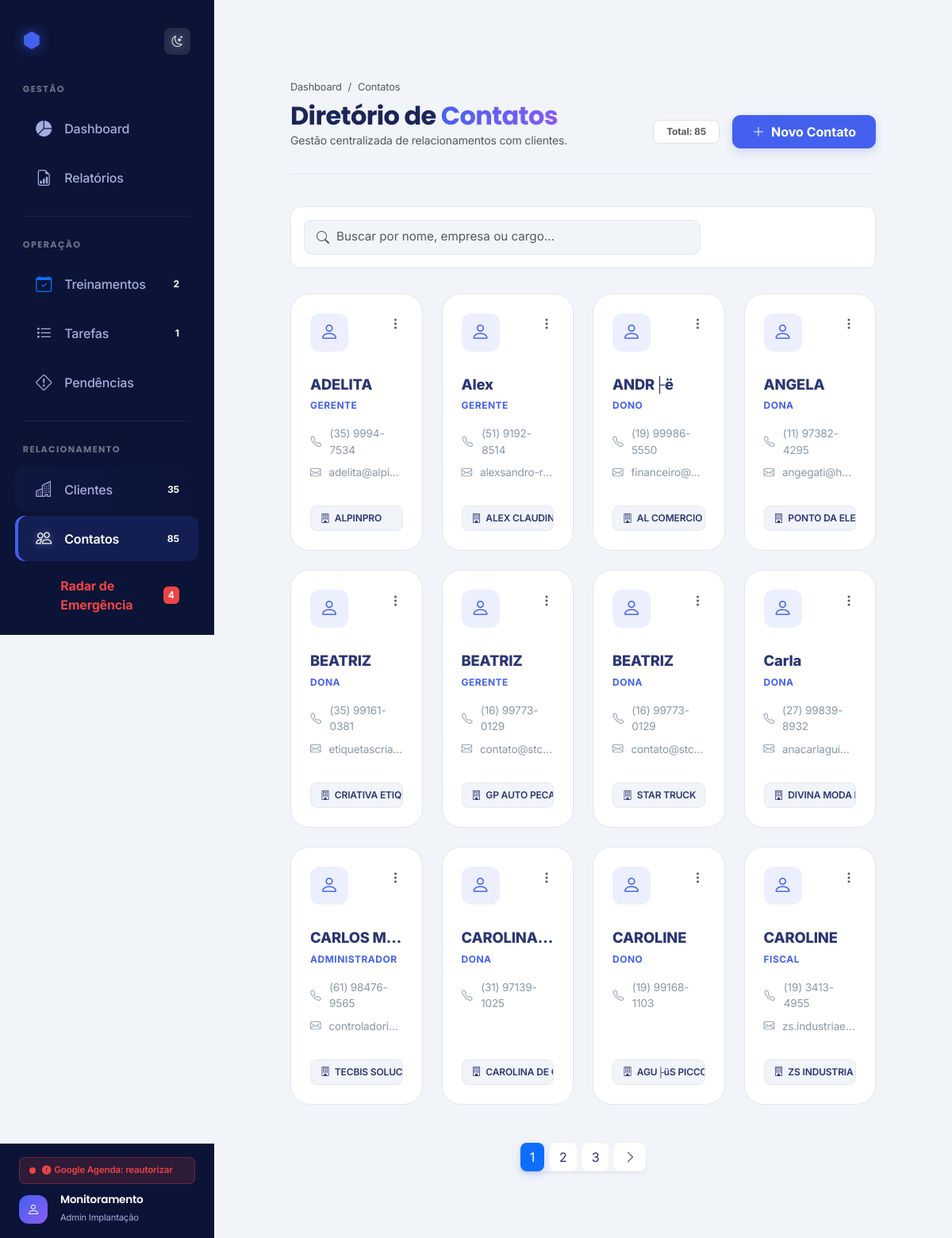
Page /contatos.php on the committed database.
### tables this page shows
CREATE TABLE `contatos` (
  `id_contato` int NOT NULL AUTO_INCREMENT,
  `data_criacao` timestamp NULL DEFAULT CURRENT_TIMESTAMP,
  `id_cliente` int NOT NULL,
  `nome` varchar(255) NOT NULL,
  `email` varchar(150) DEFAULT NULL,
  `cargo` varchar(100) DEFAULT NULL,
  `telefone_ddd` varchar(20) DEFAULT NULL,
  `observacao` text,
  `anexo` varchar(255) DEFAULT NULL,
  PRIMARY KEY (`id_contato`),
  KEY `idx_id_cliente` (`id_cliente`),
  KEY `idx_nome` (`nome`),
  KEY `idx_data_criacao` (`data_criacao`),
  KEY `idx_contatos_email` (`email`),
  CONSTRAINT `contatos_ibfk_1` FOREIGN KEY (`id_cliente`) REFERENCES `clientes` (`id_cliente`) ON DELETE CASCADE
);

CREATE TABLE `clientes` (
  `id_cliente` int NOT NULL AUTO_INCREMENT,
  `data_criacao` timestamp NULL DEFAULT CURRENT_TIMESTAMP,
  `fantasia` varchar(255) NOT NULL,
  `servidor` varchar(255) DEFAULT NULL,
  `vendedor` varchar(255) DEFAULT NULL,
  `telefone_ddd` varchar(20) DEFAULT NULL,
  `observacao` text,
  `anexo` varchar(255) DEFAULT NULL,
  `status` enum('EM ANDAMENTO','CONCLUIDA','CANCELADA') DEFAULT 'EM ANDAMENTO',
  `data_inicio` date NOT NULL,
  `data_fim` date DEFAULT NULL,
  `emitir_nf` enum('Sim','N├úo') DEFAULT 'N├úo',
  `configurado` enum('Sim','N├úo') DEFAULT 'N├úo',
  `status_tratativa` enum('pendente','em_tratativa') DEFAULT 'pendente',
  `data_inicio_tratativa` datetime DEFAULT NULL,
  `num_licencas` int DEFAULT '0',
  `serial` varchar(100) DEFAULT '',
  `recursos` varchar(255) DEFAULT NULL,
  PRIMARY KEY (`id_cliente`),
  KEY `idx_fantasia` (`fantasia`),
  KEY `idx_data_criacao` (`data_criacao`),
  KEY `idx_status_tratativa` (`status_tratativa`)
);

### contatos.php (the view, shortened to what this page needs)
<?php
require_once 'config.php';
$filtro = isset($_GET['filtro']) ? trim($_GET['filtro']) : '';
$ordenacao = isset($_GET['ordenacao']) ? $_GET['ordenacao'] : 'nome';
$direcao = isset($_GET['direcao']) ? $_GET['direcao'] : 'asc';
$colunas_permitidas = ['nome', 'fantasia', 'cargo', 'telefone_ddd'];
$ordenacao = in_array($ordenacao, $colunas_permitidas) ? $ordenacao : 'nome';
$direcao = $direcao === 'desc' ? 'desc' : 'asc';
$por_pagina = 12;
$pagina = isset($_GET['pagina']) ? max(1, intval($_GET['pagina'])) : 1;
$offset = ($pagina - 1) * $por_pagina;
$sql_base = "SELECT c.*, cl.fantasia FROM contatos c
             JOIN clientes cl ON c.id_cliente = cl.id_cliente
             WHERE 1=1";
$sql_contagem = "SELECT COUNT(*) as total FROM contatos c
                 JOIN clientes cl ON c.id_cliente = cl.id_cliente
                 WHERE 1=1";
$params = [];
$params_contagem = [];
$stmt_c = $pdo->prepare($sql_contagem);
$stmt_c->execute($params_contagem);
$total_registros = $stmt_c->fetchColumn();
$total_paginas = ceil($total_registros / $por_pagina);
$sql_base .= " ORDER BY c.$ordenacao $direcao LIMIT ?, ?";
$params[] = $offset;
$params[] = $por_pagina;
$stmt = $pdo->prepare($sql_base);
$stmt->execute($params);
$contatos = $stmt->fetchAll();
include 'header.php';
?>
<div class="container-fluid px-lg-5 pt-4">
    <div class="modern-header d-flex justify-content-between align-items-end gsap-reveal">
        <div>
            <nav aria-label="breadcrumb">
                <ol class="breadcrumb mb-2" style="font-size: 0.8rem;">
                    <li class="breadcrumb-item"><a href="index.php" class="text-decoration-none text-muted">Dashboard</a></li>
                    <li class="breadcrumb-item active" aria-current="page">Contatos</li>
                </ol>
            </nav>
            <h2 class="fw-800 mb-0">Diretório de <span class="title-accent">Contatos</span></h2>
            <p class="text-muted small mb-0">Gestão centralizada de relacionamentos com clientes.</p>
        </div>
        <div class="d-flex align-items-center gap-2">
            <span class="badge bg-body border text-muted px-3 py-2 rounded-3 me-2">Total: <?= $total_registros ?></span>
            <button class="btn btn-primary btn-modern px-4" data-bs-toggle="modal" data-bs-target="#modalContato">
                <i class="bi bi-plus-lg"></i> Novo Contato
            </button>
        </div>
    </div>
    <div class="control-bar gsap-reveal">
        <div class="search-container position-relative flex-grow-1" style="max-width: 500px;">
            <i class="bi bi-search position-absolute text-muted" style="left: 1rem; top: 50%; transform: translateY(-50%);"></i>
            <form method="GET" action="contatos.php" id="searchForm">
                <input type="text" name="filtro" class="form-control search-input-modern w-100"
                       placeholder="Buscar por nome, empresa ou cargo..." value="<?= htmlspecialchars($filtro) ?>">
            </form>
        </div>
    </div>
    <div class="row g-4 mb-5">
        <?php foreach ($contatos as $index => $c): ?>
        <div class="col-md-6 col-xl-3 gsap-reveal">
            <div class="contact-card-premium">
                <div class="d-flex justify-content-between align-items-start mb-2">
                    <div class="contact-avatar">
                        <i class="bi bi-person"></i>
                    </div>
                    <div class="dropdown">
                        <button class="btn btn-link text-muted p-0" data-bs-toggle="dropdown">
                            <i class="bi bi-three-dots-vertical"></i>
                        </button>
                    </div>
                </div>
                <div class="contact-name text-truncate" title="<?= htmlspecialchars($c['nome']) ?>"><?= htmlspecialchars($c['nome']) ?></div>
                <div class="contact-role text-truncate"><?= htmlspecialchars($c['cargo']) ?: 'Sem Cargo' ?></div>
                <div class="contact-info-list">
                    <?php if($c['telefone_ddd']): ?>
                        <div class="info-item">
                            <i class="bi bi-telephone"></i>
                            <span><?= htmlspecialchars($c['telefone_ddd']) ?></span>
                        </div>
                    <?php endif; ?>
                    <?php if($c['email']): ?>
                        <div class="info-item">
                            <i class="bi bi-envelope"></i>
                            <span class="text-truncate"><?= htmlspecialchars($c['email']) ?></span>
                        </div>
                    <?php endif; ?>
                </div>
                <div class="client-tag text-truncate">
                    <i class="bi bi-building"></i> <?= htmlspecialchars($c['fantasia']) ?>
                </div>
            </div>
        </div>
        <?php endforeach; ?>
    </div>
    <?php if ($total_paginas > 1): ?>
        <div class="d-flex justify-content-center mb-5 gsap-reveal">
            <nav>
                <ul class="pagination pagination-modern gap-2 shadow-sm rounded-3">
                    <?php
                    $inicio = max(1, $pagina - 2);
                    $fim = min($total_paginas, $pagina + 2);
                    for ($i = $inicio; $i <= $fim; $i++):
                    ?>
                        <li class="page-item <?= ($i == $pagina) ? 'active' : '' ?>">
                            <a class="page-link rounded-3 border-0 <?= $i == $pagina ? 'btn-primary' : 'bg-card text-main' ?>" href="contatos.php?pagina=<?= $i ?>&filtro=<?= urlencode($filtro) ?>"><?= $i ?></a>
                        </li>
                    <?php endfor; ?>
                    <?php if ($pagina < $total_paginas): ?>
                        <li class="page-item">
                            <a class="page-link rounded-3 border-0 bg-card text-main" href="contatos.php?pagina=<?= $pagina + 1 ?>&filtro=<?= urlencode($filtro) ?>">
                                <i class="bi bi-chevron-right"></i>
                            </a>
                        </li>
                    <?php endif; ?>
                </ul>
            </nav>
        </div>
    <?php endif; ?>
</div>
<?php include 'footer.php'; ?>

### header.php (style rules this page uses)
:root { --primary: #4361ee; --primary-hover: #3a56d4; --primary-light: rgba(67, 97, 238, 0.1); --secondary: #2b2d42; --success: #10b981; --success-light: rgba(16, 185, 129, 0.1); --warning: #f59e0b; --warning-light: rgba(245, 158, 11, 0.1); --danger: #ef4444; --danger-light: rgba(239, 68, 68, 0.1); --info: #0ea5e9; --info-light: rgba(14, 165, 233, 0.1); --purple: #8b5cf6; --purple-light: rgba(139, 92, 246, 0.1); --bg-body: #f1f4f9; --bg-card: #ffffff; --border-color: #e2e8f0; --sidebar-bg: #0b1437; --sidebar-text: #a3aedd; --sidebar-text-hover: #ffffff; --sidebar-active-bg: rgba(67, 97, 238, 0.15); --sidebar-active-border: #4361ee; --text-main: #2b3674; --text-muted: #8899a6; --text-dark: #1b2559; --font-heading: 'Poppins', sans-serif; --font-body: 'Inter', sans-serif; --sidebar-width: 270px; --shadow-sm: 0px 4px 6px rgba(0, 0, 0, 0.04); --shadow-card: 0px 10px 30px rgba(112, 144, 176, 0.12); --shadow-hover: 0px 15px 35px rgba(112, 144, 176, 0.18); --radius-sm: 8px; --radius-md: 12px; --radius-lg: 24px; }
body { font-family: var(--font-body); background-color: var(--bg-body); color: var(--text-dark); overflow-x: hidden; -webkit-font-smoothing: antialiased; letter-spacing: -0.01em; }
h1, h2, h3, h4, h5, h6, .navbar-brand { font-family: var(--font-heading); color: var(--text-dark); font-weight: 700; letter-spacing: -0.02em; }
.btn { font-weight: 600; font-family: var(--font-body); border-radius: var(--radius-sm); padding: 0.6rem 1.2rem; transition: all 0.3s ease; display: inline-flex; align-items: center; justify-content: center; gap: 0.5rem; }
.btn-primary { background-color: var(--primary); border-color: var(--primary); color: #fff; box-shadow: 0 4px 12px rgba(67, 97, 238, 0.2); }
.form-control, .form-select { border-radius: var(--radius-md); border: 1px solid #e2e8f0; padding: 0.6rem 1rem; font-size: 0.95rem; color: var(--text-dark); background-color: #f8fafc; transition: all 0.2s; }
.text-main { color: var(--text-main) !important; }

### contatos.php (style rules this page uses)
body, html { background-color: var(--bg-body); color: var(--text-main); }
.modern-header { padding: 1rem 0 2rem 0; border-bottom: 1px solid var(--border-color); margin-bottom: 2.5rem; }
.title-accent { color: var(--primary); background: linear-gradient(120deg, var(--primary), var(--purple)); -webkit-background-clip: text; -webkit-text-fill-color: transparent; }
.contact-card-premium { background: var(--bg-card); border: 1px solid var(--border-color); border-radius: var(--radius-lg); padding: 1.5rem; transition: all 0.3s cubic-bezier(0.4, 0, 0.2, 1); height: 100%; display: flex; flex-direction: column; position: relative; overflow: hidden; }
.contact-avatar { width: 48px; height: 48px; background: var(--primary-light); color: var(--primary); border-radius: 12px; display: flex; align-items: center; justify-content: center; font-size: 1.5rem; margin-bottom: 1.25rem; }
.contact-name { font-size: 1.15rem; font-weight: 800; color: var(--text-main); margin-bottom: 0.25rem; }
.contact-role { font-size: 0.75rem; font-weight: 700; text-transform: uppercase; letter-spacing: 0.5px; color: var(--primary); margin-bottom: 1rem; }
.contact-info-list { margin-bottom: 1.5rem; }
.info-item { display: flex; align-items: center; gap: 10px; margin-bottom: 8px; font-size: 0.85rem; color: var(--text-muted); }
.info-item i { width: 16px; text-align: center; }
.client-tag { background: var(--bg-body); border: 1px solid var(--border-color); padding: 6px 12px; border-radius: 8px; font-size: 0.75rem; font-weight: 600; color: var(--text-main); display: inline-flex; align-items: center; gap: 6px; margin-top: auto; }
.control-bar { background: var(--bg-card); border: 1px solid var(--border-color); border-radius: var(--radius-md); padding: 1rem; margin-bottom: 2rem; display: flex; gap: 1rem; align-items: center; flex-wrap: wrap; }
.search-input-modern { background: var(--bg-body) !important; border: 1px solid var(--border-color) !important; border-radius: 10px !important; color: var(--text-main) !important; padding-left: 2.5rem !important; }
.btn-modern { height: 42px; border-radius: 10px; font-weight: 700; display: inline-flex; align-items: center; gap: 8px; transition: all 0.3s; }
.gsap-reveal { opacity: 0; transform: translateY(20px); }

### rows in the picture
contatos: nome "ADELITA", cargo "GERENTE", telefone_ddd "(35) 9994-7534", email "adelita@alpi…", id_cliente.fantasia "ALPINPRO"
contatos: nome "Alex", cargo "GERENTE", telefone_ddd "(51) 9192-8514", email "alexsandro-r…", id_cliente.fantasia "ALEX CLA…"
contatos: nome "ANDR├ë", cargo "DONO", telefone_ddd "(19) 99986-5550", email "financeiro@…", id_cliente.fantasia "AL COMER…"
contatos: nome "ANGELA", cargo "DONA", telefone_ddd "(11) 97382-4295", email "angegati@h…", id_cliente.fantasia "PONTO DA…"
contatos: nome "BEATRIZ", cargo "DONA", telefone_ddd "(35) 99161-0381", email "etiquetascria…", id_cliente.fantasia "CRIATIVA…"
contatos: nome "BEATRIZ", cargo "GERENTE", telefone_ddd "(16) 99773-0129", email "contato@stc…", id_cliente.fantasia "GP AUTO…"
contatos: nome "BEATRIZ", cargo "DONA", telefone_ddd "(16) 99773-0129", email "contato@stc…", id_cliente.fantasia "STAR TRUCK"
contatos: nome "Carla", cargo "DONA", telefone_ddd "(27) 99839-8932", email "anacarlagui…", id_cliente.fantasia "DIVINA M…"
contatos: nome "CARLOS M…", cargo "ADMINISTRADOR", telefone_ddd "(61) 98476-9565", email "controladori…", id_cliente.fantasia "TECBIS SO…"
contatos: nome "CAROLINA…", cargo "DONA", telefone_ddd "(31) 97139-1025", id_cliente.fantasia "CAROLINA…"
contatos: nome "CAROLINE", cargo "DONO", telefone_ddd "(19) 99168-1103", id_cliente.fantasia "AGU├üS P…"
contatos: nome "CAROLINE", cargo "FISCAL", telefone_ddd "(19) 3413-4955", email "zs.industriae…", id_cliente.fantasia "ZS INDUS…"

### other values in the picture
$total_treinamentos_pendentes "2"
$total_tarefas "1"
$total_clientes "35"
$total_contatos "85"
$total_radar "4"
$gt_label "Google Agenda: reautorizar"
$total_registros "85"
